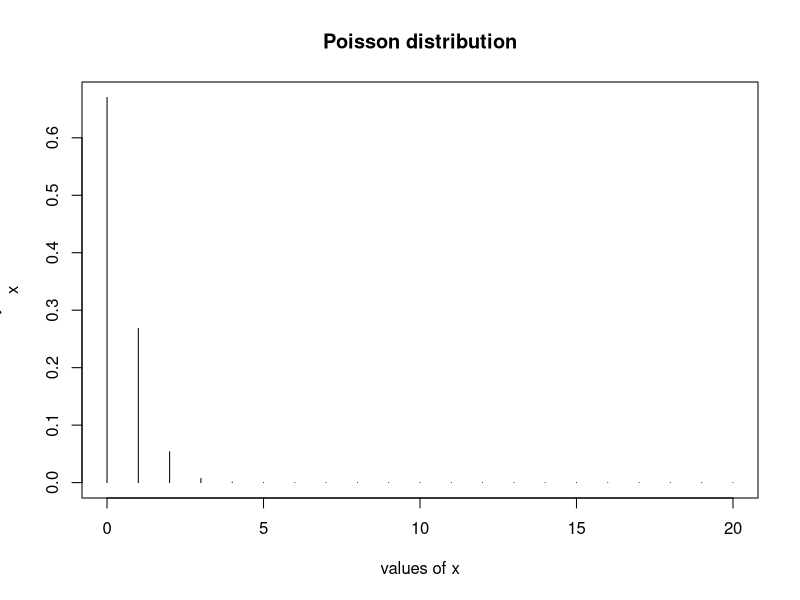

Recreate this plot in R.
#Poisson Distribution
# number of trails
m=20
m
## [1] 20
# probability of success
ps=0.02
# poisson parameter
lambda=m*ps
lambda
## [1] 0.4
#at least 2 defectives
p1=sum(dpois(2:m,lambda))
p1
## [1] 0.06155194
# (i) number of boxes containing at least 2 defectives
round(1000*p1)
## [1] 62
#exactly 2 defectives
p2=dpois(2,lambda)
p2
## [1] 0.0536256
# (ii) number of boxes containing exactly 2 defectives 
round(1000*p2)
## [1] 54
#at most 2 defectives
p3=sum(dpois(0:2, lambda))
p3
## [1] 0.9920737
# (iii) number of boxes containing at most 2 defectives
round(1000*p3)
## [1] 992
# (iv) plot the distribution
x1=0:m
px1=dpois(x1,lambda)
plot(x1,px1,type="h",xlab="values of x",ylab="Probability distribution of 
x",main="Poisson distribution")
#(v) E(x)
Ex1=weighted.mean(x1,px1)
Ex1
## [1] 0.4
# (vi) variance of x
Varx1=weighted.mean(x1*x1,px1)-(weighted.mean(x1 ,px1))^2
Varx1
## [1] 0.4
